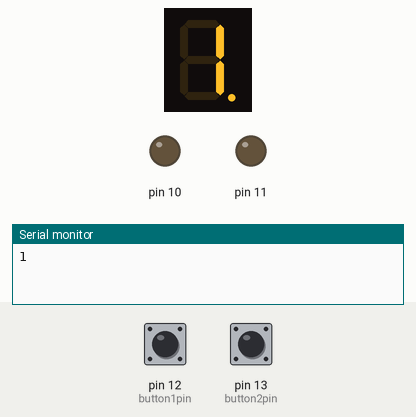
Simulated run of this sketch. Board: Arduino Uno, built with avr-gcc and run on an emulated ATmega328P. On the bench: 1-digit seven-segment display, output pins drawn as LEDs (lit = HIGH), the last lines printed to the serial monitor. Wiring (inferred from the names in the program): 1-digit 7-segment display, segments lit when LOW: segments pin 2, pin 3, pin 4, pin 5, pin 6, pin 7, pin 8, pin 9. Inputs (shaded band) come from the test bench; at power-on: pin 13 (button2pin) HIGH, pin 12 (button1pin) HIGH. Random numbers use the default seed unless the sketch sets one; the segment pins are drawn as the display they are named for; pins used as bus, display or sensor lines are not drawn.

Above: at 1.2 s.
1.3 s: pin 13 (button2pin) pulled LOW for 0.15 s
At 1.7 s:
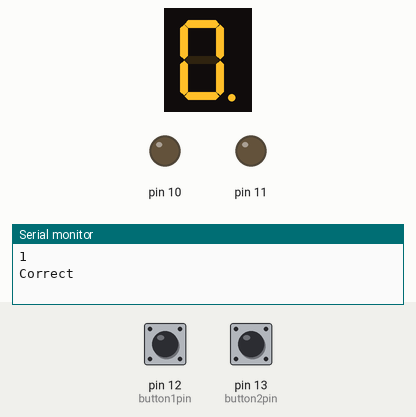
3.8 s: pin 13 (button2pin) pulled LOW for 1 s
At 4.6 s:
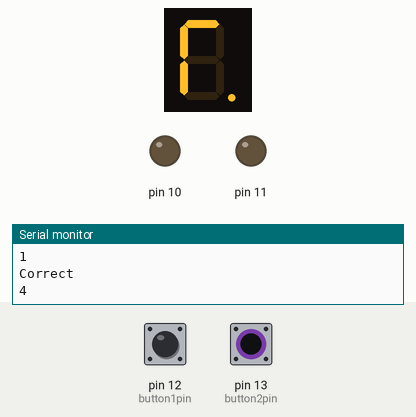
6.3 s: pin 12 (button1pin) pulled LOW for 0.15 s
At 7.4 s:
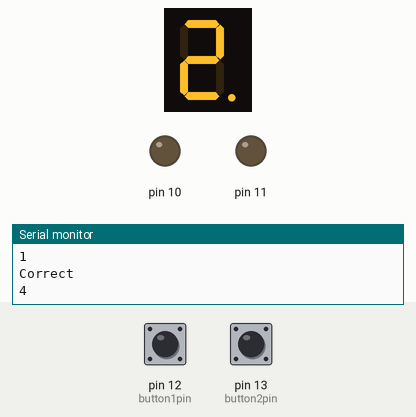
7.9 s: pin 12 (button1pin) pulled LOW for 1 s
At 8.6 s:
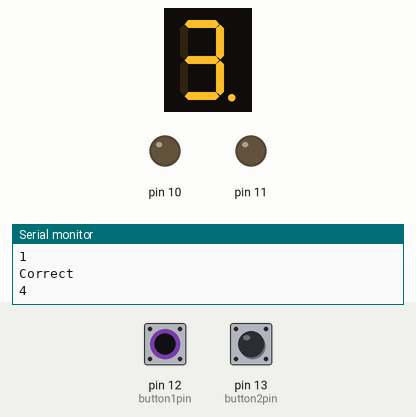
Timing chart, 0 to 10.9 s (numbered marks = the images above; inputs shaded):
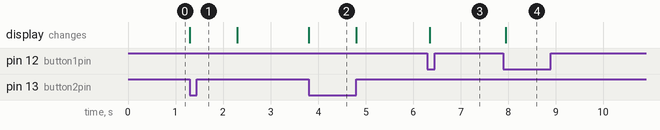

Measured:
- after the input at 1.3 s, the display: changes at once (image 1)
- after the input at 3.8 s, the display: changes at once (image 2)
- after the input at 6.3 s, the display: changes after 0.05 s (image 3)
- after the input at 7.9 s, the display: changes after 0.05 s (image 4)

The sketch:

sourceCode.ino
```cpp
const int segmentPin[8] = {2, 3, 4, 5, 6, 7, 8, 9};
boolean number[9][7] = {
                        0, 1, 1, 0, 0, 0, 0, // 1
                        1, 1, 0, 1, 1, 0, 1, // 2
                        1, 1, 1, 1, 0, 0, 1, // 3
                        0, 1, 1, 0, 0, 1, 1, // 4
                        1, 0, 1, 1, 0, 1, 1, // 5
                        1, 0, 1, 1, 1, 1, 1, // 6
                        1, 1, 1, 0, 0, 0, 0, // 7
                        1, 1, 1, 1, 1, 1, 1, // 8
                        1, 1, 1, 1, 0, 1, 1}; // 9
#define button1pin 12 // A Button
#define button2pin 13 // G Button

int currentNum = 1;
int Ans;
int isCorrect = 1;

// ----- Use for debounce -----

int buttonState1 = HIGH;
int lastButtonState1 = HIGH;

int buttonState2 = HIGH;
int lastButtonState2 = HIGH;

unsigned long lastDebounceTime = 0;
unsigned long debounceDelay = 50;

// ----- Use for debounce -----

void setup() {
  Serial.begin(9600);

  for (int i = 0; i < 9; i++) {
    pinMode(segmentPin[i], OUTPUT);
  }
  pinMode(12, INPUT_PULLUP);
  pinMode(13, INPUT_PULLUP);
  pinMode(11, OUTPUT);
  pinMode(10, OUTPUT);

  randomSeed(analogRead(0));

}

void ShowNum(int num) {
  for (int i = 0; i < 7; i++) {
  	digitalWrite(segmentPin[i], !number[num-1][i]);
  }
}

void submit(int& ans, int& currentNum) {
  if (ans == currentNum) {
    currentNum = 1;
    int arry[7] = {1, 1, 1, 1, 1, 1, 0};
    for (int k = 0; k < 7; k++) {
    	digitalWrite(segmentPin[k], !arry[k]);
    }
    Serial.println("Correct");
    isCorrect = 1;
    delay(1000);
    return;
  }
  if (ans > currentNum) {
    int arry[7] = {1, 0, 0, 0, 1, 1, 0};
    for (int k = 0; k < 7; k++) {
    	digitalWrite(segmentPin[k], !arry[k]);
    }
    delay(1000);
  }
  if (ans < currentNum) {
    int arry[7] = {0, 0, 0, 1, 1, 1, 0};
    for (int k = 0; k < 7; k++) {
    	digitalWrite(segmentPin[k], !arry[k]);
    }
    delay(1000);
  }


}

void loop()
{
  // Reset game if user answer correctly
  if (isCorrect == 1) {
  	Ans = random(1, 9);
    Serial.println(Ans);
    isCorrect = 0;

  }

  	// ----------- debounce -----------
  	int reading1 = digitalRead(button1pin);
	  int reading2 = digitalRead(button2pin);

    if (reading1 != lastButtonState1) {
      lastDebounceTime = millis();
    }

  	if ((millis() - lastDebounceTime) > debounceDelay) {

    // If button 1 State change
    if (reading1 != buttonState1) {
      buttonState1 = reading1;

      if (buttonState1 == LOW) {
        if (currentNum + 1 > 9) currentNum = 1;
        else currentNum++;
      }
    }


     // If button 2 State change
    if (reading2 != buttonState2) {
      buttonState2 = reading2;

      if (buttonState2 == LOW) {
        submit(Ans, currentNum);
      }
    }
  }
  // ----------- debounce -----------

  ShowNum(currentNum);

  lastButtonState1 = reading1;
  lastButtonState2 = reading2;

}
```
